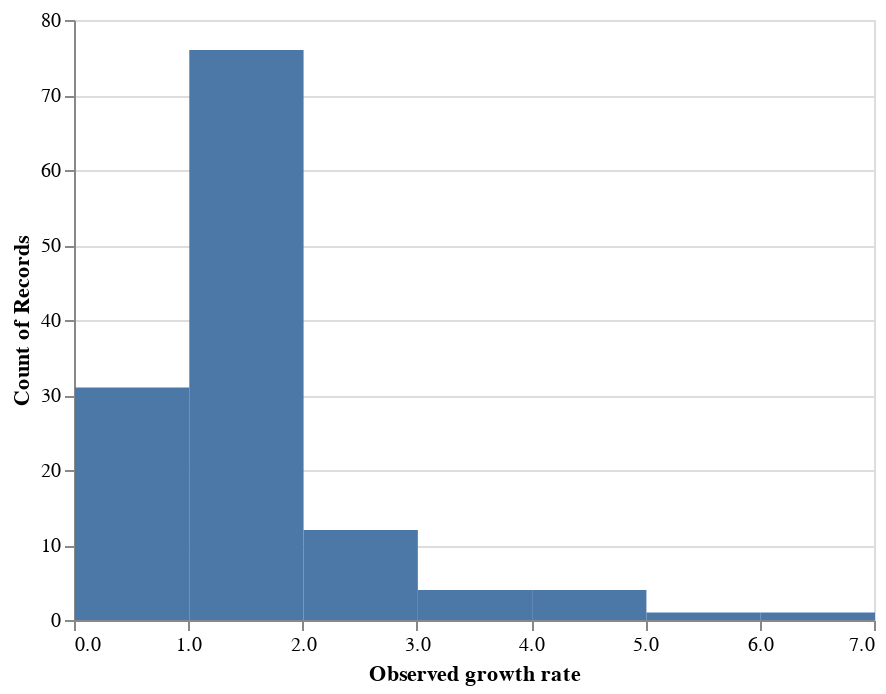

Notebook cell for this chart:
### Code cell
alt.Chart(complete_clade_frequencies).mark_rect().encode(
    x=alt.X("observed_growth_rate:Q", bin=True, title="Observed growth rate"),
    y="count()"
)

### Figure 1 — Vega-Lite specification as saved in the notebook (floating-point values rounded to 4 significant figures; data arrays with more than 128 entries replaced by an {"elided": "..."} marker saying what was removed)
{"$schema": "https://vega.github.io/schema/vega-lite/v3.3.0.json", "config": {"mark": {"tooltip": null}, "view": {"height": 300, "width": 400}}, "data": {"name": "data-b9591b2de7e399e78fa28da656929ef3"}, "datasets": {"data-b9591b2de7e399e78fa28da656929ef3": {"elided": "129 records"}}, "encoding": {"x": {"bin": true, "field": "observed_growth_rate", "title": "Observed growth rate", "type": "quantitative"}, "y": {"aggregate": "count", "type": "quantitative"}}, "mark": "rect"}
